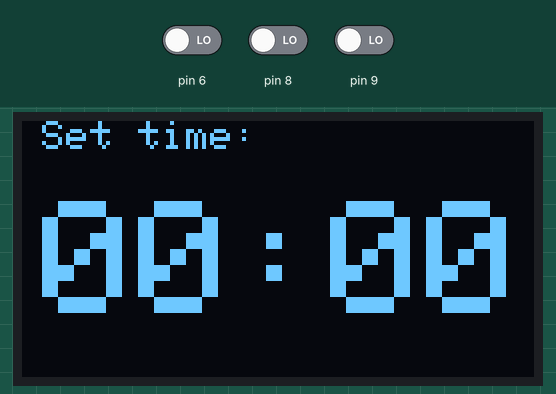
A sketch run on a simulated Arduino Uno, built with avr-gcc and run on an emulated ATmega328P. Shown: 128×64 one-colour display. The inputs (shaded band) are chosen by the test bench; at power-on: pin 8 LOW, pin 6 LOW, pin 9 LOW. The display library's start-up logo is not drawn; what the sketch prints to the serial monitor is not drawn.

Above: at 3.2 s.
3.3 s: pin 8 driven HIGH
At 5.6 s:
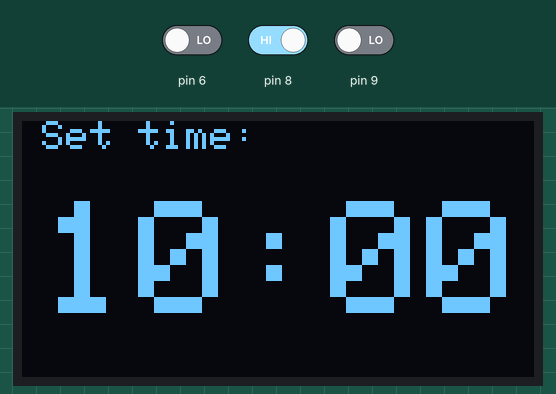
5.7 s: pin 6 driven HIGH
At 7.4 s:
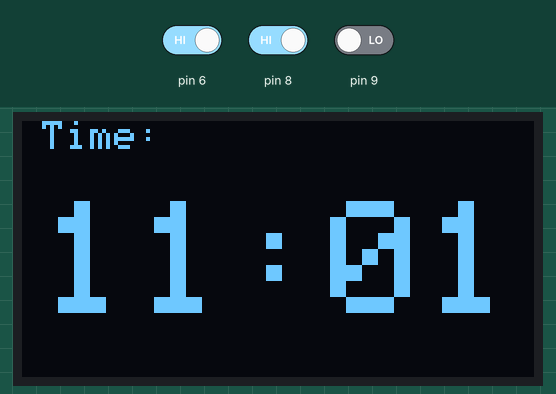
Timing chart, 0 to 8.9 s (numbered marks = the images above; inputs shaded):
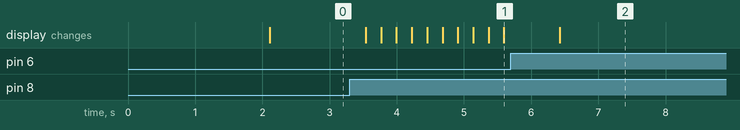

The sketch:

digitalWatch.ino
```cpp
#include <SPI.h>
#include <Wire.h>
#include <Adafruit_GFX.h>
#include <Adafruit_SSD1306.h>

#define OLED_RESET 4
Adafruit_SSD1306 display(OLED_RESET);

#if (SSD1306_LCDHEIGHT != 64)
#error("Height incorrect, please fix Adafruit_SSD1306.h!");
#endif

int hour = 0;
int minute = 0;
int done = 0;

void setup()   {
  Serial.begin(9600);
  display.begin(SSD1306_SWITCHCAPVCC, 0x3C);
  display.display();
  delay(2000);

  // Clear the buffer.
  display.clearDisplay();
  display.display();
}


void loop() {
  if(done < 2){
    setTime();
  } else if(done == 2){
    showTime();
  }

  Serial.println(done);
}

void setTime(){
  display.clearDisplay();
  display.setCursor(5,0);
  display.setTextSize(1);
  display.println("Set time:");

  display.setCursor(5,20);
  display.setTextSize(4);
  display.setTextColor(WHITE);
  if(hour < 10){
    display.print("0");
  }
  display.print(hour);
  display.print(":");
  if(minute < 10){
    display.print("0");
  }
  display.print(minute);
  display.display();

  if(done == 0){
    if(digitalRead(8) == HIGH){
      if(hour < 24){
       hour++;
       delay(200);
      }
    } else if(digitalRead(9) == HIGH){
      if(hour > 0){
        hour--;
        delay(200);
      }
    }

    if(digitalRead(6) == HIGH){
      done++;
      delay(200);
    }
  } if(done == 1){
    if(digitalRead(8) == HIGH){
      if(minute <60){
       minute++;
       delay(200);
      }
    } else if(digitalRead(9) == HIGH){
      if(minute > 0){
        minute--;
        delay(200);
      }
    }

    if(digitalRead(6) == HIGH){
      done++;
      delay(200);
    }
  }
}

void showTime(){
  if(hour == 23 && minute == 60){
    hour = 0;
    minute = 0;
  }else if(minute == 60 && hour != 23){
    hour++;
    minute = 0;
  }
  display.clearDisplay();
  display.setCursor(5,0);
  display.setTextSize(1);
  display.println("Time:");

  display.setCursor(5,20);
  display.setTextSize(4);
  display.setTextColor(WHITE);
  if(hour < 10){
    display.print("0");
  }
  display.print(hour);
  display.print(":");
  if(minute < 10){
    display.print("0");
  }
  display.print(minute);
  display.display();

  delay(60000);
  minute++;
}
```

Measured:
- after the input at 3.3 s, the display: first changes after 0.24 s (image 1 shows a later state)
- after the input at 5.7 s, the display: changes after 0.72 s (image 2)
